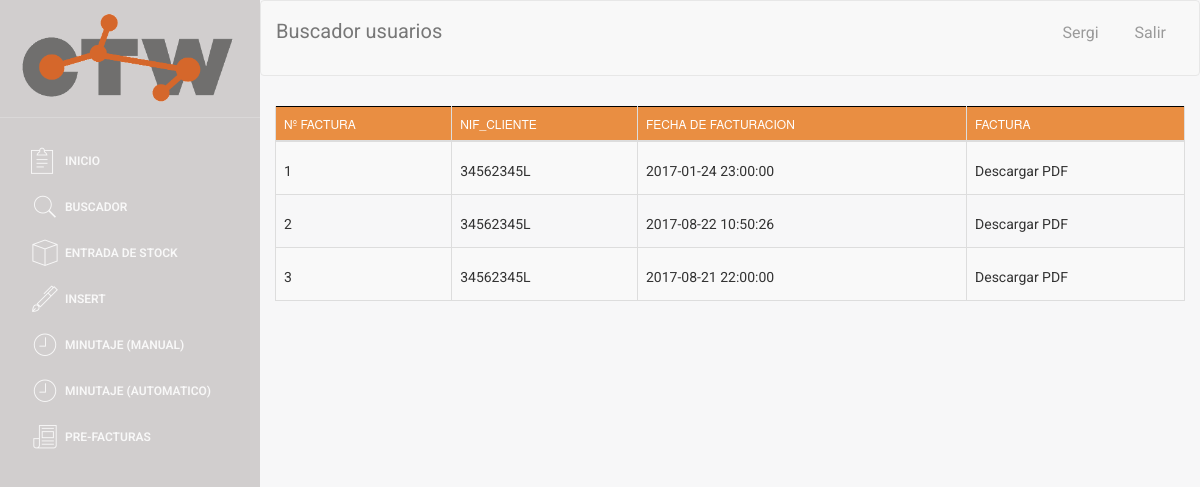
Page /factura/mostrar_facturas.php (signed in) on the earlier database version.
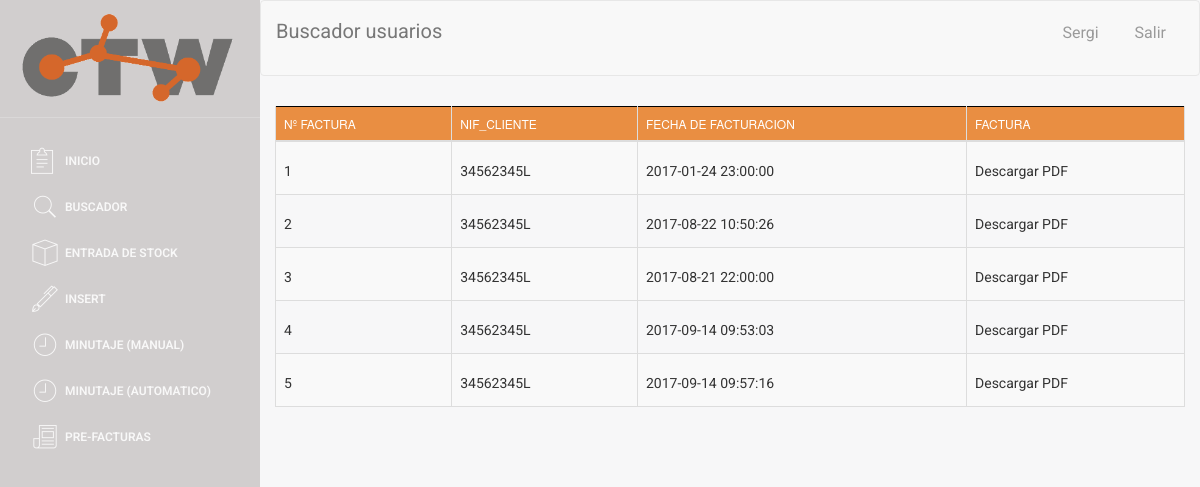
Same page on the later database version.
### tables this page shows
CREATE TABLE `CABECERA_FACTURA` (
  `ID_CABECERA_FACTURA` int(5) NOT NULL,
  `ID_factura` int(5) NOT NULL,
  `NIF_cliente` varchar(10) NOT NULL,
  `ciudad_facturacion` varchar(50) NOT NULL,
  `codigo_postal_facturacion` varchar(50) NOT NULL,
  `calle_facturacion` varchar(50) NOT NULL,
  `numero_facturacion` varchar(50) NOT NULL,
  `fecha_factura` timestamp NOT NULL DEFAULT CURRENT_TIMESTAMP
);

### web/assets/php/selects.php (called while the page is built, shortened)
<?php
function buscador_de_facturas($nif_cliente, $numero_factura, $fecha_desde, $fecha_hasta)
{
    $conn = connect();
    $contador = 0;
    $fecha = 0;
    if ($contador == 0) {
        $sql = "SELECT * FROM CABECERA_FACTURA";
    }
    $data = $conn->query($sql);
    return $data;
}

### web/factura/mostrar_facturas.php (the view, shortened to what this page needs)
<!doctype html>
<?php
include('../assets/php/selects.php');
include('../assets/php/functions.php');
if ($_SESSION["login_done"] == true){
?>
<html lang="en">
<head>
</head>
<body>
<div class="wrapper">
    <div class="sidebar">
        <div class="sidebar-wrapper">
        </div>
    </div>
    <div class="main-panel">
        <nav class="navbar navbar-default navbar-fixed">
            <div class="container-fluid">
                <div class="navbar-header">
                    <a class="navbar-brand">Buscador usuarios</a>
                </div>
                <div class="collapse navbar-collapse">
                </div>
            </div>
        </nav>
        <div class="content">
            <div class="container-fluid">
                <div class="row">
                    <table id="buscador_facturas" class="table table-striped table-bordered">
                        <?php
                        $nif_cliente = $_POST['select_box_nif_empresa'];
                        $numero_factura = $_POST['numero_factura'];
                        $fecha_desde = $_POST['fecha_1'];
                        $fecha_hasta = $_POST['fecha_2'];
                        $data= buscador_de_facturas($nif_cliente, $numero_factura, $fecha_desde, $fecha_hasta);
                        ?>
                        <thead>
                        <tr>
                            <th>Nº Factura</th>
                            <th>NIF_Cliente</th>
                            <th>Fecha de facturacion</th>
                            <th>FACTURA</th>
                        </tr>
                        </thead>
                        <tbody>
                        <?php
                        if ($data->num_rows > 0) {
                            while ($row = $data->fetch_assoc()) {
                                $pk = $row['ID_factura'];
                                ?>
                                <tr>
                                    <td><label style="margin-top: 11px;"><a href="#" class="N_factura"
                                                                            data-pk=<?php echo "\"$pk\""; ?>><?php echo $row['ID_factura'] ?> </a></label>
                                    </td>
                                    <td><label style="margin-top: 11px;"><a href="#" class="NIF_cliente"
                                                                            data-pk=<?php echo "\"$pk\""; ?>><?php echo $row['NIF_cliente'] ?> </a></label>
                                    </td>
                                    <td><label style="margin-top: 11px;"><a href="#" class="fecha_facturacion"
                                                                            data-pk=<?php echo "\"$pk\""; ?>><?php
                                                $fecha = $row['fecha_factura'];
                                                echo $fecha;
                                                ?> </a></label>
                                    </td>
                                    <td><label style="margin-top: 11px;"><a href="#" class="factura_pdf"
                                                                            data-pk=<?php echo "\"$pk\""; ?>>Descargar PDF</a></label>
                                    </td>
                                </tr>
                                <?php
                            }
                        } else {
                            echo "No se han encontrado facturas";
                        }
                        ?>
                        </tbody>
                    </table>
                </div>
            </div>
        </div>
    </div>
</div>
</body>
</html>
<?php
} else {
    echo "false";
    header("location:../index.php");
}
?>

Differences in the rows shown:
added cabecera_factura: ID_factura "4", NIF_cliente "34562345L", fecha_factura "2017-09-14 09:53:03"
added cabecera_factura: ID_factura "5", NIF_cliente "34562345L", fecha_factura "2017-09-14 09:57:16"
